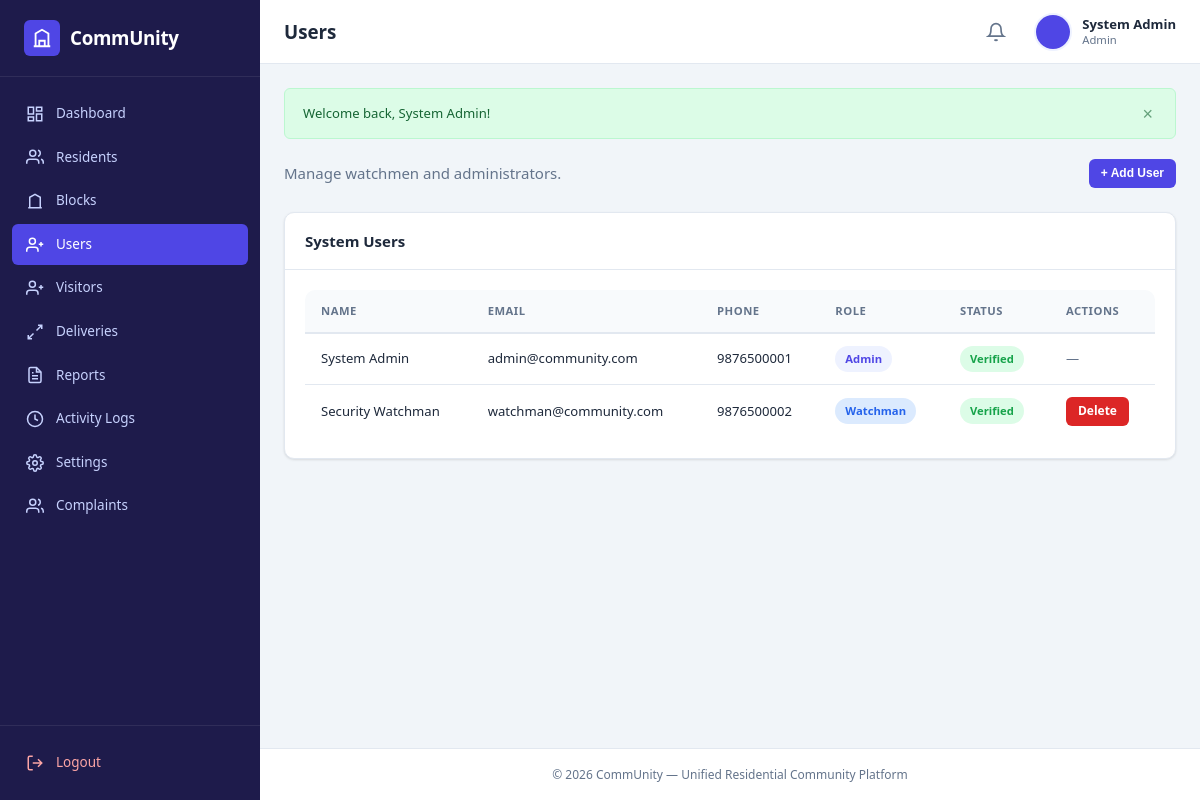
The page /admin/users.php (signed in) on the database its author committed.
### tables this page shows
CREATE TABLE `users` (
  `id` int(11) NOT NULL AUTO_INCREMENT,
  `name` varchar(100) NOT NULL,
  `email` varchar(100) NOT NULL,
  `phone` varchar(20) NOT NULL,
  `password` varchar(255) NOT NULL,
  `role` enum('admin','watchman','resident') NOT NULL DEFAULT 'resident',
  `block` varchar(20) DEFAULT NULL,
  `door_number` varchar(20) DEFAULT NULL,
  `occupation` varchar(100) DEFAULT NULL,
  `emergency_contact` varchar(20) DEFAULT NULL,
  `profile_image` varchar(255) DEFAULT NULL,
  `availability` enum('Available','Inside','Not Available') NOT NULL DEFAULT 'Available',
  `verification_status` enum('Verified','Pending') NOT NULL DEFAULT 'Pending',
  `created_at` timestamp NOT NULL DEFAULT CURRENT_TIMESTAMP,
  PRIMARY KEY (`id`),
  UNIQUE KEY `email` (`email`)
);

### config/database.php (called while the page is built, shortened)
<?php
function db(): PDO {
    static $pdo = null;
    if ($pdo === null) {
        $dsn = "mysql:host=" . DB_HOST . ";dbname=" . DB_NAME . ";charset=" . DB_CHARSET;
        $options = [
            PDO::ATTR_ERRMODE            => PDO::ERRMODE_EXCEPTION,
            PDO::ATTR_DEFAULT_FETCH_MODE => PDO::FETCH_ASSOC,
            PDO::ATTR_EMULATE_PREPARES   => false,
        ];
        try {
            $pdo = new PDO($dsn, DB_USER, DB_PASS, $options);
        } catch (PDOException $e) {
            die("Database connection failed. Please check config/database.php and ensure MySQL is running in XAMPP.");
        }
    }
    return $pdo;
}

### includes/functions.php (called while the page is built, shortened)
<?php
require_once __DIR__ . '/../config/database.php';
function e(?string $str): string {
    return htmlspecialchars($str ?? '', ENT_QUOTES, 'UTF-8');
}

### auth/authentication.php (called while the page is built, shortened)
<?php
require_once __DIR__ . '/../config/database.php';
require_once __DIR__ . '/../includes/functions.php';
function current_user_id(): ?int {
    return $_SESSION['user_id'] ?? null;
}

### admin/users.php (the view, shortened to what this page needs)
<?php
require_once __DIR__ . '/../auth/authentication.php';
require_once __DIR__ . '/../includes/functions.php';
try {
    $stmt = db()->query("SELECT * FROM users WHERE role != 'resident' ORDER BY role, name");
    $users = $stmt->fetchAll();
} catch (PDOException $e) {
    $users = [];
}
require __DIR__ . '/../includes/top.php';
?>
<div class="d-flex justify-between align-center mb-3">
    <p class="text-muted">Manage watchmen and administrators.</p>
    <button class="btn btn-primary btn-sm" onclick="document.getElementById('addModal').classList.add('active')">+ Add User</button>
</div>
<div class="card">
    <div class="card-header">
        <h3>System Users</h3>
    </div>
    <div class="card-body">
        <?php if (empty($users)): ?>
            <div class="empty-state"><p>No users found.</p></div>
        <?php else: ?>
            <div class="table-container">
                <table class="data-table">
                    <thead>
                        <tr>
                            <th>Name</th>
                            <th>Email</th>
                            <th>Phone</th>
                            <th>Role</th>
                            <th>Status</th>
                            <th>Actions</th>
                        </tr>
                    </thead>
                    <tbody>
                        <?php foreach ($users as $u): ?>
                            <tr>
                                <td><?= e($u['name']) ?></td>
                                <td><?= e($u['email']) ?></td>
                                <td><?= e($u['phone']) ?></td>
                                <td><span class="badge <?= $u['role'] === 'admin' ? 'badge-primary' : 'badge-info' ?>"><?= e(ucfirst($u['role'])) ?></span></td>
                                <td><span class="badge badge-success"><?= e($u['verification_status']) ?></span></td>
                                <td>
                                    <?php if ($u['id'] !== current_user_id()): ?>
                                        <a href="<?= e(BASE_URL) ?>admin/users.php?action=delete&id=<?= $u['id'] ?>" class="btn btn-sm btn-danger" onclick="return confirm('Delete this user?')">Delete</a>
                                    <?php else: ?>
                                        <span class="text-muted">—</span>
                                    <?php endif; ?>
                                </td>
                            </tr>
                        <?php endforeach; ?>
                    </tbody>
                </table>
            </div>
        <?php endif; ?>
    </div>
</div>
<?php require __DIR__ . '/../includes/bottom.php'; ?>

### assets/css/style.css (style rules this page uses)
:root { --primary: #4f46e5; --primary-dark: #4338ca; --primary-light: #6366f1; --primary-bg: #eef2ff; --secondary: #64748b; --success: #16a34a; --success-bg: #dcfce7; --danger: #dc2626; --danger-bg: #fee2e2; --warning: #d97706; --warning-bg: #fef3c7; --info: #2563eb; --info-bg: #dbeafe; --sidebar-bg: #1e1b4b; --sidebar-hover: #312e81; --sidebar-active: #4f46e5; --text-dark: #1e293b; --text-muted: #64748b; --bg-body: #f1f5f9; --bg-card: #ffffff; --border: #e2e8f0; --shadow: 0 1px 3px rgba(0,0,0,0.08), 0 1px 2px rgba(0,0,0,0.04); --shadow-lg: 0 4px 12px rgba(0,0,0,0.1); --radius: 10px; --radius-sm: 6px; --sidebar-width: 260px; --header-height: 64px; --font: 'Segoe UI', -apple-system, BlinkMacSystemFont, Roboto, 'Helvetica Neue', sans-serif; }
*, *::before, *::after { box-sizing: border-box; margin: 0; padding: 0; }
html { font-size: 15px; scroll-behavior: smooth; }
body { font-family: var(--font); background: var(--bg-body); color: var(--text-dark); line-height: 1.6; -webkit-font-smoothing: antialiased; }
a { color: var(--primary); text-decoration: none; }
.dashboard-body { display: flex; min-height: 100vh; }
.card { background: var(--bg-card); border-radius: var(--radius); box-shadow: var(--shadow); border: 1px solid var(--border); overflow: hidden; }
.card-header { padding: 16px 20px; border-bottom: 1px solid var(--border); display: flex; align-items: center; justify-content: space-between; gap: 12px; }
.card-header h3 { font-size: 1rem; font-weight: 600; color: var(--text-dark); }
.card-body { padding: 20px; }
.table-container { overflow-x: auto; border-radius: var(--radius); }
.data-table { width: 100%; border-collapse: collapse; font-size: 0.875rem; }
.data-table thead th { background: #f8fafc; padding: 12px 16px; text-align: left; font-weight: 600; color: var(--text-muted); font-size: 0.75rem; text-transform: uppercase; letter-spacing: 0.5px; border-bottom: 2px solid var(--border); white-space: nowrap; }
.data-table tbody td { padding: 12px 16px; border-bottom: 1px solid var(--border); vertical-align: middle; }
.data-table tbody tr:last-child td { border-bottom: none; }
.badge { display: inline-flex; align-items: center; padding: 4px 10px; border-radius: 20px; font-size: 0.75rem; font-weight: 600; white-space: nowrap; }
.badge-success { background: var(--success-bg); color: var(--success); }
.badge-info { background: var(--info-bg); color: var(--info); }
.badge-primary { background: var(--primary-bg); color: var(--primary); }
.btn { display: inline-flex; align-items: center; justify-content: center; gap: 6px; padding: 9px 18px; border-radius: var(--radius-sm); font-size: 0.875rem; font-weight: 600; border: none; cursor: pointer; transition: all 0.2s ease; text-decoration: none; line-height: 1.4; }
.btn-primary { background: var(--primary); color: #fff; }
.btn-danger { background: var(--danger); color: #fff; }
.btn-sm { padding: 6px 12px; font-size: 0.8rem; }
.text-muted { color: var(--text-muted); }
.mb-3 { margin-bottom: 24px; }
.d-flex { display: flex; }
.align-center { align-items: center; }
.justify-between { justify-content: space-between; }

### rows shown on the page
users: name "System Admin", email "admin@community.com", phone "9876500001", role "Admin", verification_status "Verified"
users: name "Security Watchman", email "watchman@community.com", phone "9876500002", role "Watchman", verification_status "Verified"

### other values the page prints
APP_NAME "CommUnity"
$pageTitle "Users"
$_SESSION['name'] "System Admin"
$role "Admin"
$flash['message'] "Welcome back, System Admin!"
APP_TAGLINE "Unified Residential Community Platform"
